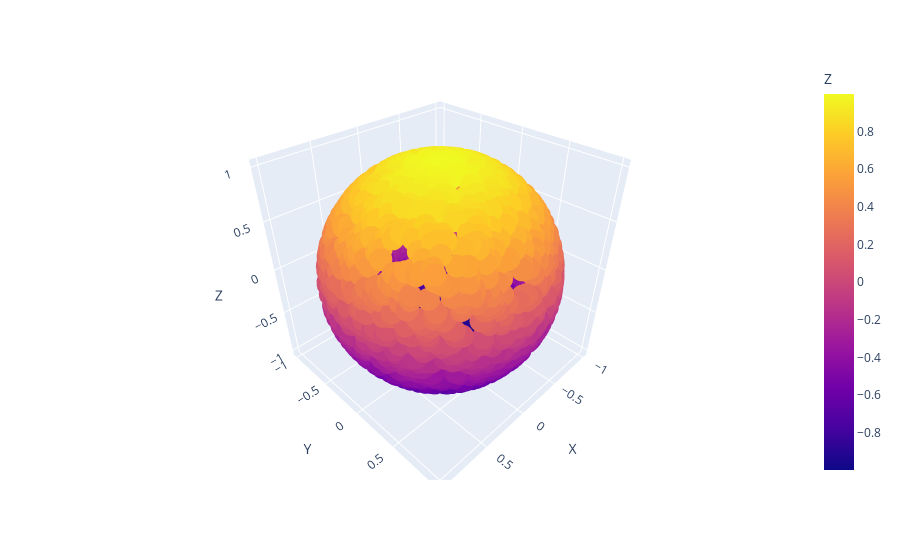

Notebook code cell kept with this figure:
### Code cell
df = pd.DataFrame({"X": rand_norms_x, "Y": rand_norms_y, "Z": rand_norms_z})
df["magnitude"] = df.apply(lambda x: np.linalg.norm(np.array(x)), axis=1)
df_normed = df.iloc[:, :3].divide(df.iloc[:, -1], axis=0)
df_normed["magnitude"] = df_normed.apply(lambda x: np.linalg.norm(np.array(x)), axis=1)
df_normed
# df = pd.DataFrame(random_unit_vectors, columns=["X", "Y", "Z"])

fig = px.scatter_3d(df_normed, x='X', y='Y', z='Z', color='Z')
fig.show()

### Figure 1 — Plotly figure (JSON) as saved in the notebook; plotly's stock layout.template omitted (floating-point values rounded to 4 significant figures; data arrays with more than 128 entries replaced by an {"elided": "..."} marker saying what was removed)
{"data": [{"hovertemplate": "X=%{x}<br>Y=%{y}<br>Z=%{marker.color}<extra></extra>", "legendgroup": "", "marker": {"color": {"elided": "2000 float values"}, "coloraxis": "coloraxis", "symbol": "circle"}, "mode": "markers", "name": "", "scene": "scene", "showlegend": false, "type": "scatter3d", "x": {"elided": "2000 float values"}, "y": {"elided": "2000 float values"}, "z": {"elided": "2000 float values"}}], "layout": {"coloraxis": {"colorbar": {"title": {"text": "Z"}}, "colorscale": [[0, "#0d0887"], [0.1111, "#46039f"], [0.2222, "#7201a8"], [0.3333, "#9c179e"], [0.4444, "#bd3786"], [0.5556, "#d8576b"], [0.6667, "#ed7953"], [0.7778, "#fb9f3a"], [0.8889, "#fdca26"], [1, "#f0f921"]]}, "legend": {"tracegroupgap": 0}, "margin": {"t": 60}, "scene": {"domain": {"x": [0, 1], "y": [0, 1]}, "xaxis": {"title": {"text": "X"}}, "yaxis": {"title": {"text": "Y"}}, "zaxis": {"title": {"text": "Z"}}}}}
